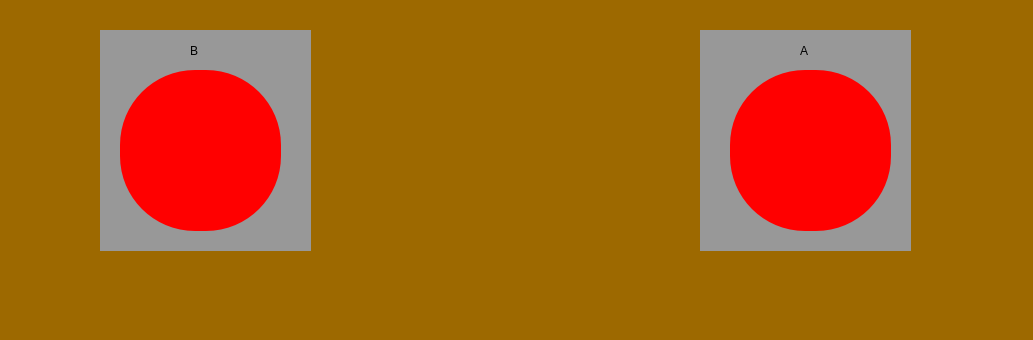
<?xml version="1.0" encoding="UTF-8"?>
<ui version="4.0">
 <class>Gortarq</class>
 <widget class="QMainWindow" name="Gortarq">
  <property name="geometry">
   <rect>
    <x>0</x>
    <y>0</y>
    <width>1033</width>
    <height>340</height>
   </rect>
  </property>
  <property name="windowTitle">
   <string>MainWindow</string>
  </property>
  <property name="styleSheet">
   <string notr="true">background-color: rgb(157, 105, 0);</string>
  </property>
  <widget class="QWidget" name="centralwidget">
   <widget class="QLabel" name="label">
    <property name="geometry">
     <rect>
      <x>700</x>
      <y>30</y>
      <width>211</width>
      <height>221</height>
     </rect>
    </property>
    <property name="styleSheet">
     <string notr="true">background-color: rgb(152, 152, 152);</string>
    </property>
    <property name="text">
     <string/>
    </property>
   </widget>
   <widget class="QLabel" name="label_2">
    <property name="geometry">
     <rect>
      <x>100</x>
      <y>30</y>
      <width>211</width>
      <height>221</height>
     </rect>
    </property>
    <property name="styleSheet">
     <string notr="true">background-color: rgb(152, 152, 152);</string>
    </property>
    <property name="text">
     <string/>
    </property>
   </widget>
   <widget class="QLabel" name="label_3">
    <property name="geometry">
     <rect>
      <x>800</x>
      <y>30</y>
      <width>61</width>
      <height>41</height>
     </rect>
    </property>
    <property name="styleSheet">
     <string notr="true">font: 16pt &quot;Segoe UI&quot;;
background-color: rgb(152, 152, 152);</string>
    </property>
    <property name="text">
     <string>A</string>
    </property>
   </widget>
   <widget class="QLabel" name="label_4">
    <property name="geometry">
     <rect>
      <x>190</x>
      <y>30</y>
      <width>61</width>
      <height>41</height>
     </rect>
    </property>
    <property name="styleSheet">
     <string notr="true">font: 16pt &quot;Segoe UI&quot;;
background-color: rgb(152, 152, 152);</string>
    </property>
    <property name="text">
     <string>B</string>
    </property>
   </widget>
   <widget class="QPushButton" name="pushButton">
    <property name="geometry">
     <rect>
      <x>120</x>
      <y>70</y>
      <width>161</width>
      <height>161</height>
     </rect>
    </property>
    <property name="styleSheet">
     <string notr="true">border-radius:75px;
background-color: rgb(255, 0, 0);</string>
    </property>
    <property name="text">
     <string/>
    </property>
   </widget>
   <widget class="QPushButton" name="pushButton_2">
    <property name="geometry">
     <rect>
      <x>730</x>
      <y>70</y>
      <width>161</width>
      <height>161</height>
     </rect>
    </property>
    <property name="styleSheet">
     <string notr="true">border-radius:75px;
background-color: rgb(255, 0, 0);</string>
    </property>
    <property name="text">
     <string/>
    </property>
   </widget>
  </widget>
  <widget class="QMenuBar" name="menubar">
   <property name="geometry">
    <rect>
     <x>0</x>
     <y>0</y>
     <width>1033</width>
     <height>25</height>
    </rect>
   </property>
  </widget>
  <widget class="QStatusBar" name="statusbar"/>
 </widget>
 <resources/>
 <connections/>
</ui>
